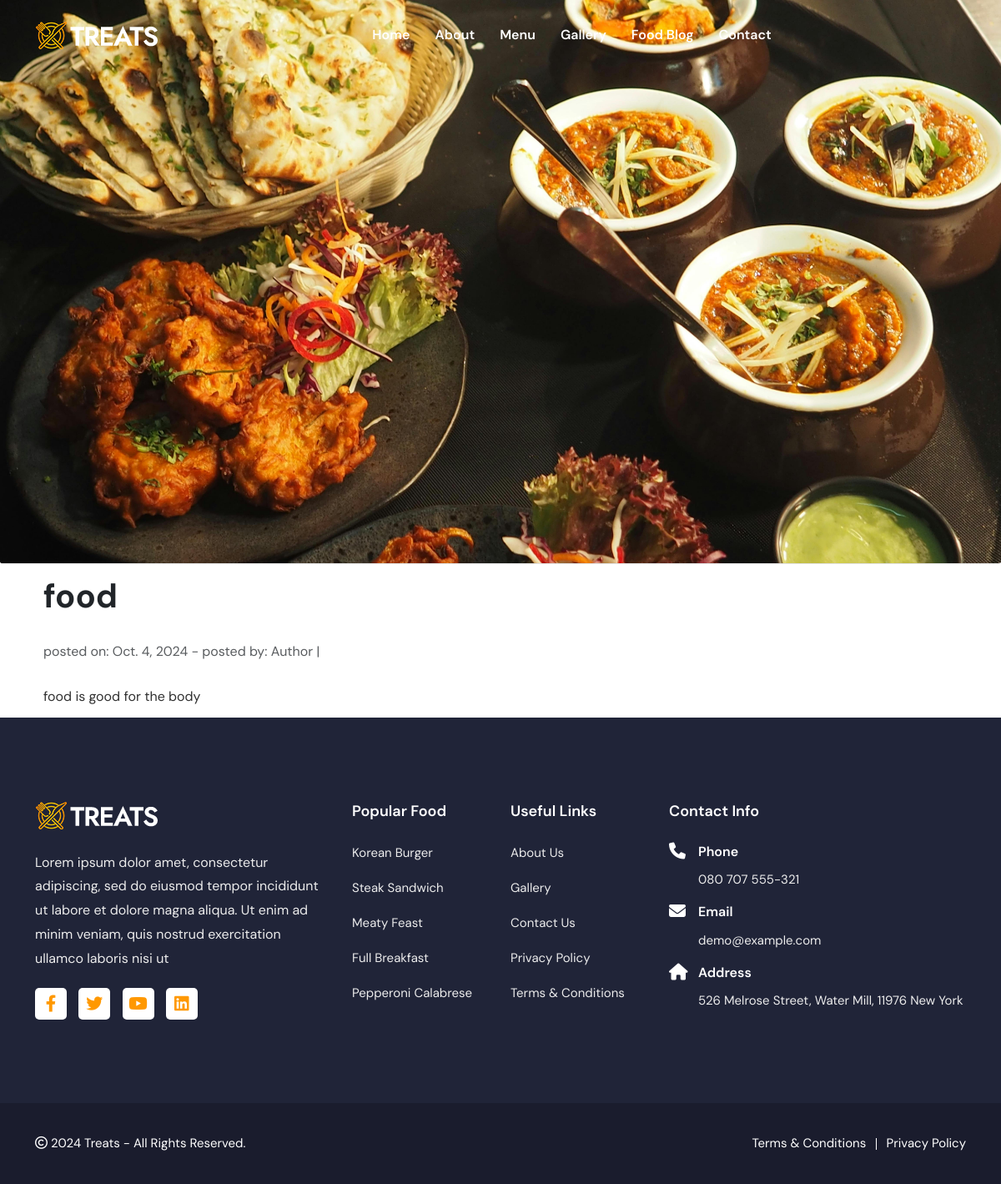
Page /post/fo/ on the committed database.
### foodapp/models.py (models this page shows, shortened)
class Post(models.Model):
    title= models.CharField(max_length=200, unique=True)
    slug= models.SlugField(max_length=200, unique=True)
    author= models.ForeignKey(User, on_delete=models.CASCADE,related_name='blog_posts')
    created_on=models.DateField(auto_now_add=True)
    updated_on=models.DateField(auto_now=True)
    content= models.TextField()
    status= models.IntegerField(choices=STATUS, default=0)
    image = models.ImageField(upload_to='images/', blank=True, null=True)
    class Meta:
        ordering = ['-created_on']

### foodapp/views.py (the view)
# urls.py: path('post/<slug:slug>/', views.post_detail, name='post_detail'),
def post_detail(request, slug):
    post = get_object_or_404(Post, slug=slug)
    return render(request, 'post_detail.html', {'post': post})

### foodapp/templates/post_detail.html
{% extends 'base.html' %}
{% load static %}
{% block content %}
    <li class="list-unstyled">
        <a href="{% url 'post_list' %}">
            <img src="{{ post.image.url }}" class="card-img-top img-fluid" alt="{{ post.title }}">
        </a>
    </li>
    <div class="container">
        <div class="row">
            <div class="col-md-12">
                <h1 class="soon" style="padding: 10px; margin-bottom: 5px;">{{ post.title }}</h1>
                <p class="text-muted" style="padding: 10px; margin-bottom: 5px;">
                    posted on: {{ post.created_on }} - posted by: {{ post.author }} |
                </p>
                <p class="card-text" style="padding: 10px; margin-top: 5px;">{{ post.content | safe }}</p>
            </div>
        </div>
    </div>
{% endblock %}

### rows in the picture
Post: image (picture), title "food", created_on "Oct. 4, 2024", author "Author", content "food is good for the body"
